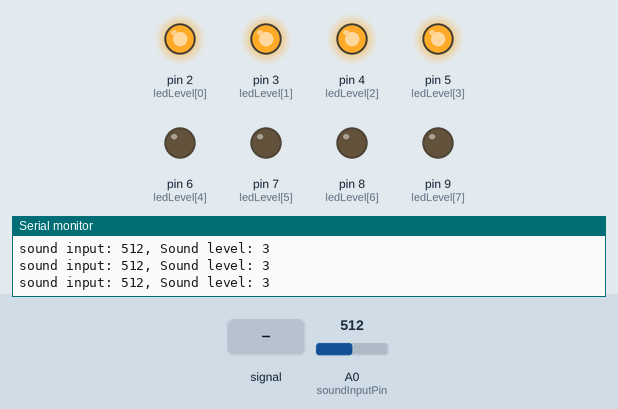
Simulated run of this sketch. Board: Arduino Uno, built with avr-gcc and run on an emulated ATmega328P. Shown: output pins drawn as LEDs (lit = HIGH), the last lines printed to the serial monitor. Inputs (shaded band) come from the test bench; at power-on: A0 (soundInputPin) = 512.

Above: at 1.3 s.
1.4 s: A0 (soundInputPin) fed a 200 Hz sine of ±255 counts around its level
At 2.4 s:
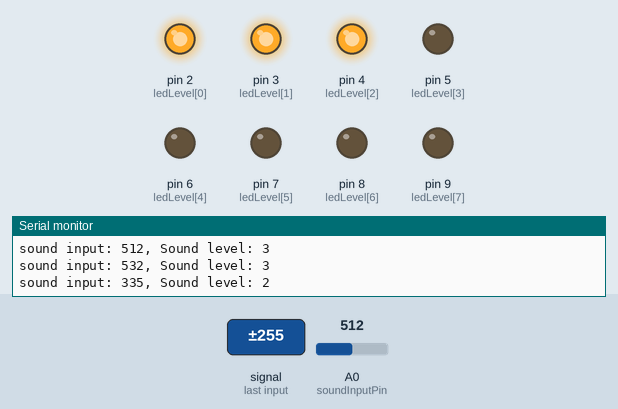
4.4 s: A0 (soundInputPin) set to 900
At 5.3 s:
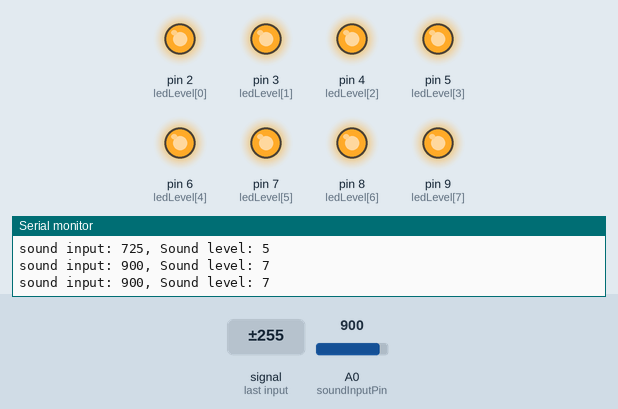
6.0 s: A0 (soundInputPin) set to 889
At 6.5 s:
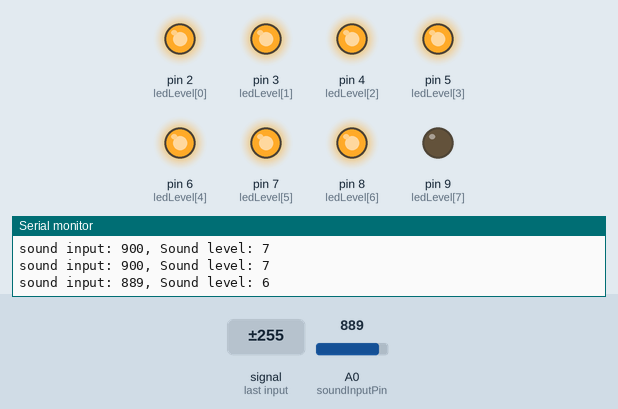
7.5 s: A0 (soundInputPin) set to 795
9.0 s: A0 (soundInputPin) set to 762
At 10.1 s:
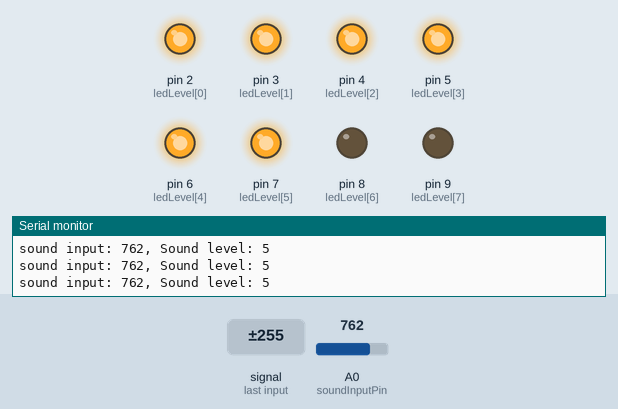
10.5 s: A0 (soundInputPin) set to 674
12.0 s: A0 (soundInputPin) set to 647
At 12.6 s:
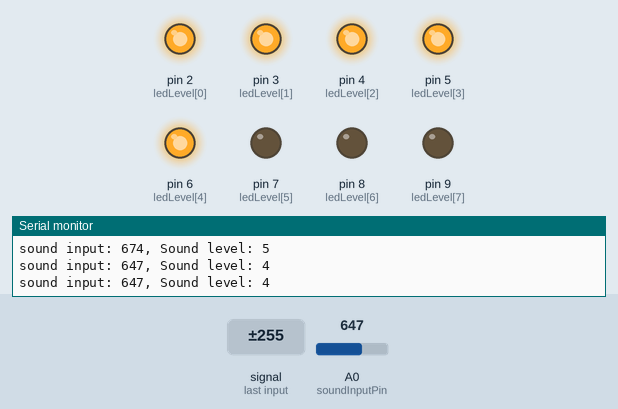
Timing chart, 0 to 14.5 s (numbered marks = the images above; inputs shaded):
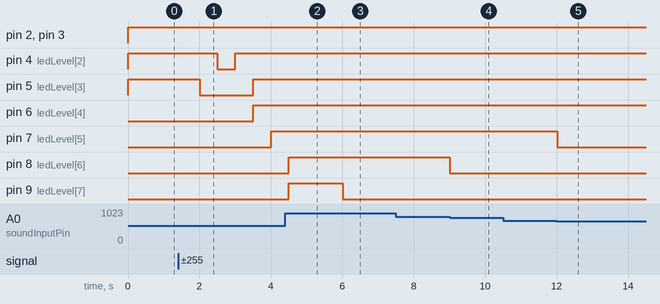

The sketch:

ex_6_6_start.ino
```cpp
/*
 예제 6.6
 소리 입력
 */

// A0번 핀에서 사운드 입력을 받는다
char soundInputPin = 0;

// 그래프 바 LED 출력핀을 level 변수에 저장
char ledLevel[8] = {2,3,4,5,6,7,8,9};

void setup() {
  // 그래프 바 LED 핀을 출력으로 설정
  for(int i=0 ; i<=7 ; i++){
    pinMode(ledLevel[i],OUTPUT);
  }
  Serial.begin(9600);
}

void loop(){

  // A0번 핀에서 사운드 입력을 받는다
  int soundInput = analogRead(soundInputPin);
  // 노이즈부분을 제외한 50~900의 범위로 입력받은 사운드 크기를
  // 0~7단계로 변경한다.
  int soundLevel = map(soundInput,50,900,0,7);


  // 전체 LED를 소등한다.
 for(int i = 0; i <=7 ; i++){
  digitalWrite(ledLevel[i],LOW);
 }


  // 0~7 단계 중 입력보다 작은 레벨의 LED는 점등한다.
  for(int i = 0 ; i <=soundLevel ; i++){
    digitalWrite(ledLevel[i],HIGH);
  }
Serial.print("sound input: ");
  Serial.print(int(soundInput));
  Serial.print(", Sound level: ");
   Serial.println(soundLevel);
delay(500);

}
```

Measured:
- the behaviour switches between 900 and 899 on A0 (soundInputPin) (found by bisection; images 2 and 3)
- the behaviour switches between 779 and 778 on A0 (soundInputPin) (found by bisection; images 3 and 4)
- the behaviour switches between 658 and 657 on A0 (soundInputPin) (found by bisection; images 4 and 5)
- after the input at 1.4 s, pin 4 (ledLevel[2]): HIGH → LOW after 1.1 s, → HIGH 0.50 s later; pin 5 (ledLevel[3]): HIGH → LOW after 0.60 s, → HIGH 1.5 s later; pin 6 (ledLevel[4]): LOW → HIGH after 2.1 s; pin 7 (ledLevel[5]): LOW → HIGH after 2.6 s
- after the input at 4.4 s, pin 5 (ledLevel[3]), pin 6 (ledLevel[4]): stays HIGH (without the input it goes to LOW after 1.1 s); pin 7 (ledLevel[5]): stays HIGH (without the input it goes to LOW after 0.61 s); pin 8 (ledLevel[6]), pin 9 (ledLevel[7]): LOW → HIGH after 0.11 s
- after the input at 6.0 s, pin 9 (ledLevel[7]): HIGH → LOW at once
- after the input at 9.0 s, pin 8 (ledLevel[6]): HIGH → LOW at once
- after the input at 12.0 s, pin 7 (ledLevel[5]): HIGH → LOW at once
